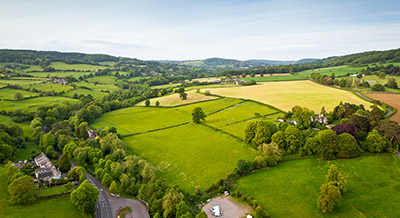
#> input picture Python/Trabalho CG/A.jpg, 400 x 218 px
$ python 'color_detector - v1.py'
#> lines starting #> are read from the running program, lines starting #| are printed output that depends on the picture; after the words box and inside, x2 and y2 are one past the last pixel; in counts of white or black regions, pixels touching at a corner belong together
import os
import numpy as np
import cv2

class Controle:

    def menu(self):
        txt = """
        ESCOLHA A COR A SER DETECTADA:
            1-Vermelho
            2-Verde
            3-Azul
            4-sair
        Digite a sua opção
        """
        opcao = int(input(txt))
        return opcao

    def main(self):
        while True:  #Input e procura do nome da imagem (precisa estar na mesa pasta que o .py)
            img = input("Digite o nome da imagem com a extensao EX: img.ext : ")
#> the answer given: A.jpg
            file = os.path.realpath(img)

            global imagem #variável GLOBAL
            imagem = cv2.imread(file) #Lê A imagem
#> imagem is the input picture: shape (218, 400, 3); mean B, G, R 89.8, 146.9, 136.6

            #Converte de BGR para HSV
            try:
                global hsv #variável GLOBAL
                hsv = cv2.cvtColor(imagem,cv2.COLOR_BGR2HSV) #Conversão BGR para HSV
#> hsv: shape (218, 400, 3); mean H, S, V 56.4, 141.5, 152
                break
            except:
                print("Imagem nao encontrada")

        #Menu de escolha de cor pra achar
        opcoes = {1:self.opcao1, 2:self.opcao2, 3:self.opcao3}
        while True:
            opcao = self.menu()
            if opcao in opcoes:
                opcoes[opcao]()
                break
            else:
                if opcao == 4:
                    break
                else:
                    print("Opção inválida")
#> this loop made 1 pass; the answer given on pass 1: 1
#> pass 1, in opcao1, `mask = cv2.inRange(hsv, ulCor.rColor(0,50,50), ulCor.rColor(255,255,25..`:
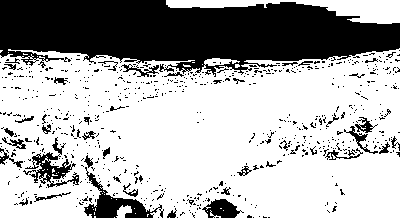
#> mask: shape (218, 400); 68.2% white; 663 black regions (620 under 20 px), largest, box (x1, y1, x2, y2) and area: (0, 0, 400, 77) 21238, (84, 167, 164, 218) 1144, (23, 137, 79, 188) 831
#> pass 1, in opcao1, `res = cv2.bitwise_and(imagem,imagem, mask=mask)`:
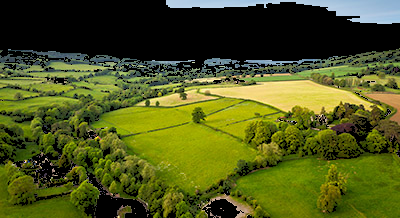
#> res: shape (218, 400, 3); mean B, G, R 28.1, 85.8, 78.2


    def opcao1(self):  #Detecta VERMELHO

        #Ranges de detecão Vermelho
        #lower_red = np.array([0,50,50],np.uint8)
        #upper_red = np.array([10,255,255],np.uint8)

        #Gera a mascara
        mask = cv2.inRange(hsv, ulCor.rColor(0,50,50), ulCor.rColor(255,255,255))
        res = cv2.bitwise_and(imagem,imagem, mask=mask)

        cv2.imshow('imagem',imagem)
        cv2.imshow('mask',mask)
        cv2.imshow('RED',res)

        cv2.waitKey(0)
        cv2.destroyAllWindows


    def opcao2(self): #Detecta VERDE

        #Ranges de detecão Verde
        #lower_green=np.array([20,20,20],np.uint8)
        #upper_green=np.array([80,255,255],np.uint8)

        #Gera a mascara


        mask = cv2.inRange(hsv, ulCor.rColor(20,20,20), ulCor.rColor(80,255,255))
        res = cv2.bitwise_and(imagem,imagem, mask=mask)

        cv2.imshow('imagem',imagem)
        cv2.imshow('mask',mask)
        cv2.imshow('RED',res)

        cv2.waitKey(0)
        cv2.destroyAllWindows

    def opcao3(self): #Detecta AZUL

        #Ranges de detecão Azul
        #lower_blue = np.array([75,100,100],np.uint8)
        #upper_blue = np.array([150,255,255],np.uint8)

        #Gera a mascara
        mask = cv2.inRange(hsv, ulCor.rColor(20,20,20), ulCor.rColor(80,255,255))
        res = cv2.bitwise_and(imagem,imagem, mask=mask)

        cv2.imshow('imagem',imagem)
        cv2.imshow('mask',mask)
        cv2.imshow('RED',res)

        cv2.waitKey(0)
        cv2.destroyAllWindows


#Classe que trata o Upper e Lower das cores
class ulColor(object):

    def rColor(self, h, s, v):
        self.rangeUL=np.array([h,s,v],np.uint8)
        return self.rangeUL


ulCor = ulColor()
controle = Controle()
controle.main()

$ run again, on Python/Trabalho CG/V.jpg
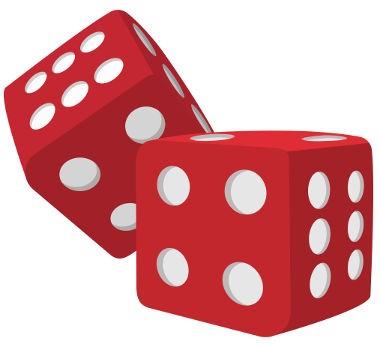
#> input picture Python/Trabalho CG/V.jpg, 380 x 347 px
#> in main, imagem is the input picture: shape (347, 380, 3); mean B, G, R 158, 154.8, 218.8
#> hsv: shape (347, 380, 3); mean H, S, V 90, 90.6, 219.1
#> the loop in main, `while True:` made 1 pass; the answer given on pass 1: 1
#> pass 1, in opcao1, `mask = cv2.inRange(hsv, ulCor.rColor(0,50,50), ulCor.rColor(255,255,25..`:
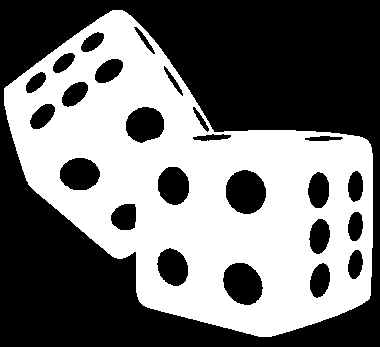
#> mask: shape (347, 380); 45.3% white; 1 white region, box (x1, y1, x2, y2) and area: (4, 10, 373, 337) 59673
#> pass 1, in opcao1, `res = cv2.bitwise_and(imagem,imagem, mask=mask)`:
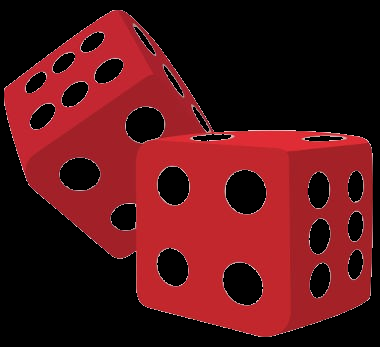
#> res: shape (347, 380, 3); mean B, G, R 22.3, 19, 82.4
